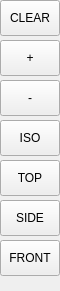
                              <widget class="QWidget" name="viewbar_run">
                                <property name="minimumSize">
                                  <size>
                                    <width>60</width>
                                    <height>0</height>
                                  </size>
                                </property>
                                <property name="maximumSize">
                                  <size>
                                    <width>60</width>
                                    <height>16777215</height>
                                  </size>
                                </property>
                                <layout class="QVBoxLayout" name="lay_viewbar_run">
                                  <property name="spacing">
                                    <number>4</number>
                                  </property>
                                  <property name="leftMargin">
                                    <number>0</number>
                                  </property>
                                  <property name="topMargin">
                                    <number>0</number>
                                  </property>
                                  <property name="rightMargin">
                                    <number>0</number>
                                  </property>
                                  <property name="bottomMargin">
                                    <number>0</number>
                                  </property>
                                  <item>
                                    <widget class="ActionButton" name="view_clear">
                                      <property name="minimumSize">
                                        <size>
                                          <width>0</width>
                                          <height>36</height>
                                        </size>
                                      </property>
                                      <property name="maximumSize">
                                        <size>
                                          <width>16777215</width>
                                          <height>36</height>
                                        </size>
                                      </property>
                                      <property name="text">
                                        <string>CLEAR</string>
                                      </property>
                                      <property name="view_type_string" stdset="0">
                                        <string>clear</string>
                                      </property>
                                      <property name="view_change_action" stdset="0">
                                        <bool>true</bool>
                                      </property>
                                    </widget>
                                  </item>
                                  <item>
                                    <widget class="ActionButton" name="view_zin">
                                      <property name="minimumSize">
                                        <size>
                                          <width>0</width>
                                          <height>36</height>
                                        </size>
                                      </property>
                                      <property name="maximumSize">
                                        <size>
                                          <width>16777215</width>
                                          <height>36</height>
                                        </size>
                                      </property>
                                      <property name="text">
                                        <string>+</string>
                                      </property>
                                      <property name="view_type_string" stdset="0">
                                        <string>zoom-in</string>
                                      </property>
                                      <property name="view_change_action" stdset="0">
                                        <bool>true</bool>
                                      </property>
                                    </widget>
                                  </item>
                                  <item>
                                    <widget class="ActionButton" name="view_zout">
                                      <property name="minimumSize">
                                        <size>
                                          <width>0</width>
                                          <height>36</height>
                                        </size>
                                      </property>
                                      <property name="maximumSize">
                                        <size>
                                          <width>16777215</width>
                                          <height>36</height>
                                        </size>
                                      </property>
                                      <property name="text">
                                        <string>-</string>
                                      </property>
                                      <property name="view_type_string" stdset="0">
                                        <string>zoom-out</string>
                                      </property>
                                      <property name="view_change_action" stdset="0">
                                        <bool>true</bool>
                                      </property>
                                    </widget>
                                  </item>
                                  <item>
                                    <widget class="ActionButton" name="view_p">
                                      <property name="minimumSize">
                                        <size>
                                          <width>0</width>
                                          <height>36</height>
                                        </size>
                                      </property>
                                      <property name="maximumSize">
                                        <size>
                                          <width>16777215</width>
                                          <height>36</height>
                                        </size>
                                      </property>
                                      <property name="text">
                                        <string>ISO</string>
                                      </property>
                                      <property name="view_type_string" stdset="0">
                                        <string>p</string>
                                      </property>
                                      <property name="view_change_action" stdset="0">
                                        <bool>true</bool>
                                      </property>
                                    </widget>
                                  </item>
                                  <item>
                                    <widget class="ActionButton" name="view_z">
                                      <property name="minimumSize">
                                        <size>
                                          <width>0</width>
                                          <height>36</height>
                                        </size>
                                      </property>
                                      <property name="maximumSize">
                                        <size>
                                          <width>16777215</width>
                                          <height>36</height>
                                        </size>
                                      </property>
                                      <property name="text">
                                        <string>TOP</string>
                                      </property>
                                      <property name="view_type_string" stdset="0">
                                        <string>z</string>
                                      </property>
                                      <property name="view_change_action" stdset="0">
                                        <bool>true</bool>
                                      </property>
                                    </widget>
                                  </item>
                                  <item>
                                    <widget class="ActionButton" name="view_x">
                                      <property name="minimumSize">
                                        <size>
                                          <width>0</width>
                                          <height>36</height>
                                        </size>
                                      </property>
                                      <property name="maximumSize">
                                        <size>
                                          <width>16777215</width>
                                          <height>36</height>
                                        </size>
                                      </property>
                                      <property name="text">
                                        <string>SIDE</string>
                                      </property>
                                      <property name="view_type_string" stdset="0">
                                        <string>x</string>
                                      </property>
                                      <property name="view_change_action" stdset="0">
                                        <bool>true</bool>
                                      </property>
                                    </widget>
                                  </item>
                                  <item>
                                    <widget class="ActionButton" name="view_y">
                                      <property name="minimumSize">
                                        <size>
                                          <width>0</width>
                                          <height>36</height>
                                        </size>
                                      </property>
                                      <property name="maximumSize">
                                        <size>
                                          <width>16777215</width>
                                          <height>36</height>
                                        </size>
                                      </property>
                                      <property name="text">
                                        <string>FRONT</string>
                                      </property>
                                      <property name="view_type_string" stdset="0">
                                        <string>y</string>
                                      </property>
                                      <property name="view_change_action" stdset="0">
                                        <bool>true</bool>
                                      </property>
                                    </widget>
                                  </item>
                                  <item>
                                    <spacer name="sp_lay_viewbar_run_13">
                                      <property name="orientation">
                                        <enum>Qt::Vertical</enum>
                                      </property>
                                      <property name="sizeType">
                                        <enum>QSizePolicy::Expanding</enum>
                                      </property>
                                      <property name="sizeHint" stdset="0">
                                        <size>
                                          <width>15</width>
                                          <height>15</height>
                                        </size>
                                      </property>
                                    </spacer>
                                  </item>
                                </layout>
                              </widget>
